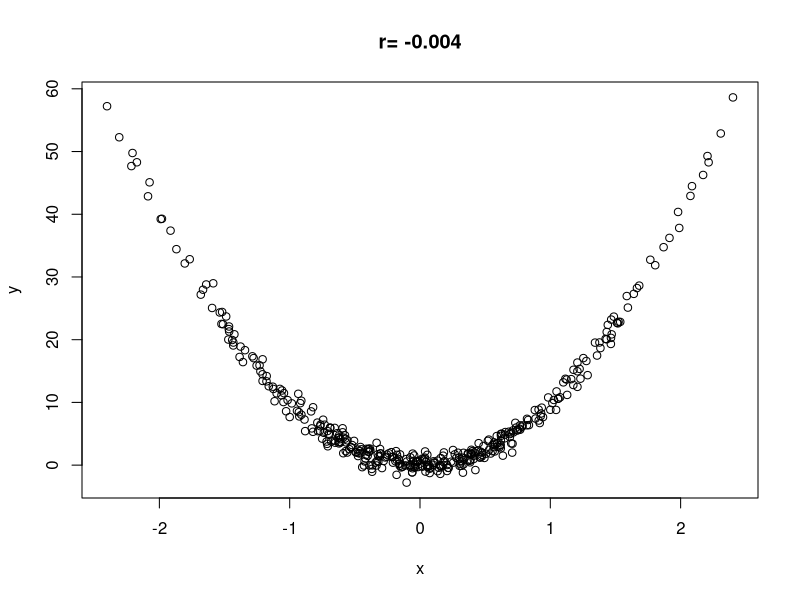

R code for this plot:
pdf("images/chapter_8/nonLinear.pdf", height=3.6, width=6)
set.seed(1)
n <- 200
x <- rnorm(n) # generate observations for variable x
x <- c(x, -x) # make x symmetric about zero
y <- 10 * x^2 + rnorm(2 * n) # y is mainly determined by x
plot(x, y, main=paste("r=", round(cor(x, y), digits=3)))
dev.off()
